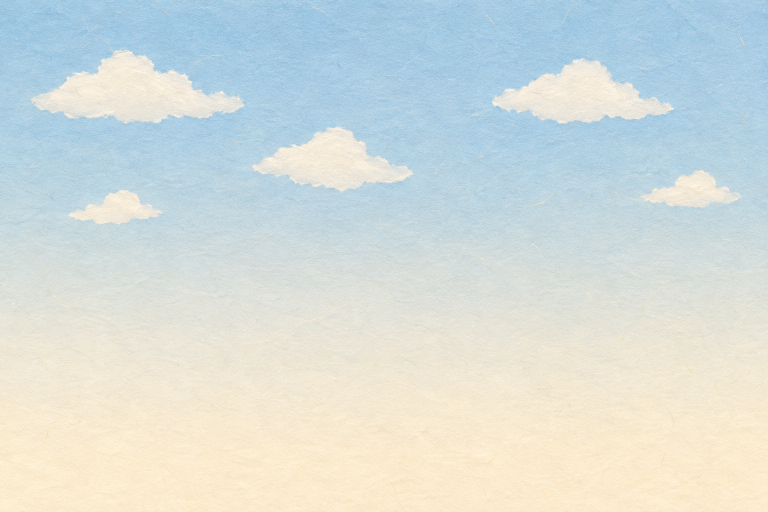
#> input picture assets/generated/bg-square-sky_v03.png, 1536 x 1024 px (shown at 1/2 size)
$ python build_fix1_art.py
#> lines starting #> are read from the running program, lines starting #| are printed output that depends on the picture; after the words box and inside, x2 and y2 are one past the last pixel; in counts of white or black regions, pixels touching at a corner belong together
### review/G5/shared_art/scripts/paperdraw.py
"""G5 共用美術：程式繪製的厚卡紙景片／道具小工具（image_gen 額度用完時的退路）。

- 平塗色塊＋紙纖維紋理：紋理取自 G2 正式景片 bg-square-sky_v03 的高頻亮度（同一種紙紋），乘在色塊上。
- 線條：暖深灰細線（#4E3E33），和角色、G2 景片同色系；不畫陰影、不畫方向光。
- 道具（角色會碰到的獨立紙片）外加一圈白色紙芯邊（同角色立牌）；景片不加白邊。
- 圖裡不放任何文字、數字、標誌。
"""
from pathlib import Path

import numpy as np
from PIL import Image, ImageDraw, ImageFilter
from scipy import ndimage

ROOT = Path(__file__).resolve().parents[4]
INK = (78, 62, 51, 255)
_TEX = None


def paper_tex(w, h):
    """紙紋乘數（約 0.94–1.06）；以 G2 天空景片的高頻亮度鏡射鋪滿。"""
    global _TEX
    if _TEX is None:
        sky = np.array(Image.open(ROOT / "assets/generated/bg-square-sky_v03.png").convert("L")).astype(np.float32)
        sky = sky[720:1010]                       # 地平線附近沒有雲的那一段（只要紙纖維）
        hp = sky - ndimage.gaussian_filter(sky, 2.5)
        _TEX = np.clip(hp / 255.0 * 1.8, -0.06, 0.06)
    t = _TEX
    th, tw = t.shape
    reps_y, reps_x = h // th + 2, w // tw + 2
    row = np.concatenate([t if i % 2 == 0 else t[:, ::-1] for i in range(reps_x)], 1)
    full = np.concatenate([row if j % 2 == 0 else row[::-1] for j in range(reps_y)], 0)
    return 1.0 + full[:h, :w]


class Sheet:
    def __init__(self, w, h, ss=2):
        self.w, self.h, self.ss = w, h, ss
        self.img = Image.new("RGBA", (w * ss, h * ss), (0, 0, 0, 0))
        self.d = ImageDraw.Draw(self.img)

    def S(self, pts):
        return [(x * self.ss, y * self.ss) for x, y in pts]

    def rect(self, x0, y0, x1, y1, fill, line=2.0, r=0):
        box = [x0 * self.ss, y0 * self.ss, x1 * self.ss, y1 * self.ss]
        if r:
            self.d.rounded_rectangle(box, r * self.ss, fill=fill, outline=INK if line else None, width=int(line * self.ss) if line else 0)
        else:
            self.d.rectangle(box, fill=fill, outline=INK if line else None, width=int(line * self.ss) if line else 0)

    # [5 lines left out: function poly, not called in this run]

    def ellipse(self, x0, y0, x1, y1, fill, line=2.0):
        self.d.ellipse([x0 * self.ss, y0 * self.ss, x1 * self.ss, y1 * self.ss], fill=fill, outline=INK if line else None,
                       width=int(line * self.ss) if line else 0)

    def line(self, pts, w=2.0, color=INK):
        self.d.line(self.S(pts), fill=color, width=max(1, int(w * self.ss)), joint="curve")

    # [8 lines left out: function hole, not called in this run]

    def finish(self, white_border=0, edge_dark=0.0, seed=0):
        im = self.img.resize((self.w, self.h), Image.LANCZOS)
        a = np.array(im).astype(np.float32)
        tex = paper_tex(self.w, self.h)
        a[..., :3] *= tex[..., None]
        if edge_dark:
            m = a[..., 3] > 128
            din = ndimage.distance_transform_edt(m)
            k = np.clip(1 - din / 5.0, 0, 1) * edge_dark
            a[..., :3] *= (1 - k[..., None])
        a = np.clip(a, 0, 255).astype(np.uint8)
        if white_border:
            m = a[..., 3] >= 128
            pad = white_border + 6
            big = np.zeros((self.h + 2 * pad, self.w + 2 * pad, 4), np.uint8)
            big[pad:pad + self.h, pad:pad + self.w] = a
            m2 = big[..., 3] >= 128
            dist = ndimage.distance_transform_edt(~m2)
            core = (dist > 0) & (dist <= white_border)
            ring = (dist > 0) & (dist <= white_border + 1.2)
            out = big.copy().astype(np.float32)
            wc = np.array([250, 246, 238], np.float32) * paper_tex(big.shape[1], big.shape[0])[..., None]
            out[ring, :3] = wc[ring]
            aa = np.clip(white_border + 1.2 - dist, 0, 1)
            out[..., 3] = np.where(m2, out[..., 3], aa * 255 * ring)
            # 白邊內側一圈深色細線（同角色立牌）
            dl = ndimage.distance_transform_edt(m2)
            line = m2 & (dl <= 2.2)
            out[line, :3] = out[line, :3] * 0.25 + np.array([70, 56, 46]) * 0.75
            a = np.clip(out, 0, 255).astype(np.uint8)
        return a


def save(a, path):
    path.parent.mkdir(parents=True, exist_ok=True)
    m = a[..., 3] > 0
    if m.any() and not m.all():
        _, (iy, ix) = ndimage.distance_transform_edt(~m, return_indices=True)
        a = a.copy()
        a[~m, :3] = a[iy[~m], ix[~m], :3]
    Image.fromarray(a, "RGBA").save(path, optimize=True)
    return path

### review/G5/a0/scripts/build_fix1_art.py
"""G5 修正第 1 輪（開場＋第一幕）：驗收指出的美術問題，程式繪製（不用 Codex 生圖）。

輸出：
  assets/final/sets/workshop_a0/stand_v02.png      空著的主燈底座（a0_c003「骨架不見了」看得出空位）：
                                                    圓木座＋淺色紙墊上一圈虛線印痕（骨架原本立在這裡）＋八個空插孔；比 v01 大、俯角更大
  assets/final/sets/square_a1/silbody_v02.png       窗內阿樂叔叔剪影（a1_c008）：同 v01 外形與裁切（尺寸不變），改成兩階深色剪影——
                                                    頭髮與圍裙最深、襯衫與皮膚次深（看得出圍裙與髮型；沒有五官、沒有操偶線）
  assets/final/sets/square_a1/silarm_v02.png        右臂（襯衫袖＋拳頭，次深色；轉軸同 v01）
  assets/final/sets/square_a1/silbamboo_v02.png     短竹條（v01 的一半長，不像長竿）
規則：圖裡沒有任何文字、數字、標誌。
"""
import json
import sys
from pathlib import Path

import numpy as np
from PIL import Image, ImageDraw
from scipy import ndimage

ROOT = Path(__file__).resolve().parents[4]
sys.path.insert(0, str(ROOT / "review/G5/shared_art/scripts"))
import paperdraw as P  # noqa: E402

OUT0 = ROOT / "assets/final/sets/workshop_a0"
OUT1 = ROOT / "assets/final/sets/square_a1"
DARK = np.array([38, 28, 26], np.float32)     # 頭髮、圍裙（窗光前最深）
MID = np.array([86, 66, 58], np.float32)      # 襯衫、皮膚、手臂


def stand():
    """空著的主燈底座 v02：圓木座（正面木紋帶）＋座面上的淺色紙墊；紙墊上一圈深色虛線印痕＝骨架原本立的位置，
    印痕上八個空插孔（深色），中間空空的。寬 1.2 世界單位。"""
    PP = 300
    W, H = int(1.2 * PP), int(0.5 * PP)
    s = P.Sheet(W, H)
#> in __init__, `self.img = Image.new("RGBA", (w * ss, h * ss), (0, 0, 0, 0))`: self.img: PIL image 720x300 RGBA; every value is 0
    top = (222, 182, 128, 255)
    side = (176, 128, 82, 255)
    mat = (246, 236, 214, 255)
    s.rect(16, H * 0.40, W - 16, H - 6, side, line=2.2, r=12)
    for x0 in range(46, W - 46, 52):                       # 正面木紋短線
        s.line([(x0, H * 0.72), (x0 + 24, H * 0.72)], 1.4, (138, 98, 62, 255))
    s.ellipse(10, 4, W - 10, H * 0.66, top, line=2.2)      # 座面
    s.ellipse(W * 0.14, H * 0.12, W * 0.86, H * 0.56, mat, line=1.6)   # 紙墊
    # 虛線印痕（骨架底圈原本壓在這裡）
    cx, cy, rx, ry = W / 2, H * 0.34, W * 0.27, H * 0.14
    n = 28
    for k in range(n):
        if k % 2:
            continue
        a0, a1 = 2 * np.pi * k / n, 2 * np.pi * (k + 0.75) / n
        pts = [(cx + rx * np.cos(a), cy + ry * np.sin(a)) for a in np.linspace(a0, a1, 6)]
        s.line(pts, 3.0, (120, 84, 56, 255))
    # 八個空插孔（骨架的竹篾原本插在這裡）
    for k in range(8):
        a = 2 * np.pi * (k + 0.5) / 8
        x, y = cx + rx * np.cos(a), cy + ry * np.sin(a)
        s.ellipse(x - 10, y - 5.5, x + 10, y + 5.5, (70, 48, 34, 255), line=1.0)
    # 兩小撮竹屑（剛被拿走的樣子）
    s.line([(W * 0.2, H * 0.47), (W * 0.25, H * 0.44)], 1.8, (200, 164, 100, 255))
    s.line([(W * 0.78, H * 0.45), (W * 0.83, H * 0.48)], 1.8, (200, 164, 100, 255))
    return s.finish(white_border=6), {"px_per_unit": PP, "note": "底邊中央為原點；座面中心約在高度 0.66（由下往上）"}


def silhouettes():
    """同 build_a01_art.silhouettes 的外形與裁切（尺寸、轉軸不變），顏色改成兩階：頭髮＋圍裙＝DARK，其他＝MID。"""
    src = np.array(Image.open(ROOT / "assets/generated/chr-ale_master_v02.png").convert("RGBA")).astype(np.float32)
    al = src[..., 3] > 128
    ys, xs = np.nonzero(al)
    top = ys.min()
    cut = int(top + 0.52 * (ys.max() - top))
    body = al[:cut].copy()
    xc = (xs.min() + xs.max()) / 2
    shoulder = int(top + 0.2 * (ys.max() - top))
    body[shoulder:, : int(xc - 0.21 * (xs.max() - xs.min()))] = False
    m = ndimage.binary_closing(body, iterations=3)
    r, g, b = src[:cut, :, 0], src[:cut, :, 1], src[:cut, :, 2]
    lum = 0.3 * r + 0.59 * g + 0.11 * b
    inner = ndimage.binary_erosion(m, iterations=14)          # 去掉貼紙白邊
    apron = inner & (b > r + 18) & (b > 60)
    apron = ndimage.binary_fill_holes(ndimage.binary_closing(apron, iterations=14)) & inner   # 口袋、工具、腰帶的空隙補滿
    hair = inner & (lum < 95) & (np.arange(cut)[:, None] < top + 0.16 * (ys.max() - top))
    dark = apron | hair
    dark = ndimage.binary_opening(dark, iterations=2)
    lab, nl = ndimage.label(dark)
    sizes = ndimage.sum(dark, lab, range(1, nl + 1))
    keep = np.isin(lab, [i + 1 for i, sz in enumerate(sizes) if sz > 2500])   # 眉毛、眼睛等小塊不要（沒有五官）
    dark = ndimage.binary_closing(keep, iterations=4) & m
    darkf = ndimage.gaussian_filter(dark.astype(np.float32), 1.6)
    yb, xb = np.nonzero(m)
    sl = (slice(yb.min(), yb.max() + 1), slice(xb.min(), xb.max() + 1))
    def pad(x):
        return np.pad(x[sl], 12)
    a = ndimage.gaussian_filter(pad(m).astype(np.float32), 2.2)
    d = pad(darkf)
    out = np.zeros(a.shape + (4,), np.float32)
    out[..., :3] = MID[None, None] * (1 - d[..., None]) + DARK[None, None] * d[..., None]
    out[..., 3] = np.clip(a * 1.15, 0, 1) * 255
    body_img = out.astype(np.uint8)

    def soft(mask, col, blur=2.2):
        aa = ndimage.gaussian_filter(mask.astype(np.float32), blur)
        o = np.zeros(mask.shape + (4,), np.float32)
        o[..., :3] = col
        o[..., 3] = np.clip(aa * 1.15, 0, 1) * 255
        return o.astype(np.uint8)
    S = 3
    arm = Image.new("L", (300 * S, 300 * S), 0)
    dr = ImageDraw.Draw(arm)
    sx, sy = 240 * S, 250 * S
    ex, ey = 150 * S, 160 * S
    hx, hy = 110 * S, 60 * S
    dr.line([(sx, sy), (ex, ey)], fill=255, width=46 * S)
    dr.line([(ex, ey), (hx, hy)], fill=255, width=38 * S)
    dr.ellipse([hx - 26 * S, hy - 26 * S, hx + 26 * S, hy + 26 * S], fill=255)
    dr.ellipse([sx - 24 * S, sy - 24 * S, sx + 24 * S, sy + 24 * S], fill=255)
    arm = arm.resize((300, 300), Image.LANCZOS)
    arm_img = soft(np.array(arm) > 128, MID)
    # 短竹條：v01 長 520 px → 260 px（約 0.5 世界單位），兩端圓
    bam = Image.new("L", (60 * S, 260 * S), 0)
    ImageDraw.Draw(bam).rounded_rectangle([20 * S, 4 * S, 40 * S, 256 * S], 9 * S, fill=255)
    bam = bam.resize((60, 260), Image.LANCZOS)
    bam_img = soft(np.array(bam) > 128, DARK, 1.4)
    return body_img, arm_img, bam_img, {"body_size_px": list(body_img.shape[1::-1]), "bamboo_size_px": [60, 260],
                                        "dark_ratio": round(float(dark.sum() / max(1, m.sum())), 3)}


def main():
    meta = {}
    a, m = stand()
#> in finish, `m = a[..., 3] >= 128`:
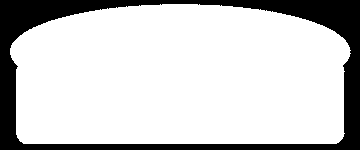
#> m: shape (150, 360) bool; 79.7% white; 1 black region, box (x1, y1, x2, y2) and area: (0, 0, 360, 150) 10943
#> in finish, `m2 = big[..., 3] >= 128`: m2: shape (174, 384) bool; 64.4% white; 1 black region, box (x1, y1, x2, y2) and area: (0, 0, 384, 174) 23759
#> in finish, `core = (dist > 0) & (dist <= white_border)`: core: shape (174, 384) bool; 8% white; 1 white region, box (x1, y1, x2, y2) and area: (16, 10, 369, 162) 5314
#> in finish, `ring = (dist > 0) & (dist <= white_border + 1.2)`: ring: shape (174, 384) bool; 9.4% white; 1 white region, box (x1, y1, x2, y2) and area: (15, 9, 370, 163) 6309
#> in finish, `out[ring, :3] = wc[ring]`: out: shape (174, 384, 4) float32; mean R, G, B, A 148.6, 127, 101.6, 165.1
#> in finish, `out[..., 3] = np.where(m2, out[..., 3], aa * 255 * ring)`: out: shape (174, 384, 4) float32; mean R, G, B, A 148.6, 127, 101.6, 185.7
#> in finish, `dl = ndimage.distance_transform_edt(m2)`:
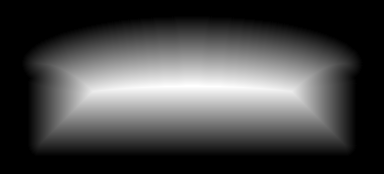
#> dl: shape (174, 384) float64; min 0, max 70, mean 19.2; drawn with min black and max white
#> in finish, `line = m2 & (dl <= 2.2)`:
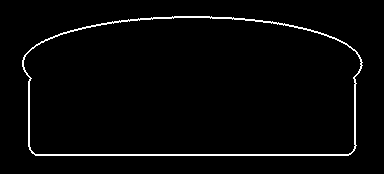
#> line: shape (174, 384) bool; 2.5% white in thin lines or dots, all inside (x1, y1, x2, y2) = (22, 16, 363, 156)
#> in finish, `out[line, :3] = out[line, :3] * 0.25 + np.array([70, 56, 46]) * 0.75`:
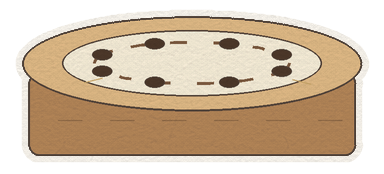
#> out: shape (174, 384, 4) float32; mean R, G, B, A 148.2, 126.6, 101.3, 185.7; transparent parts drawn white
#> m = {'px_per_unit': 300, 'note': '底邊中央為原點；座面中心約在高度 0.66（由下往上）'}
    P.save(a, OUT0 / "stand_v02.png")
#> in save, `m = a[..., 3] > 0`:
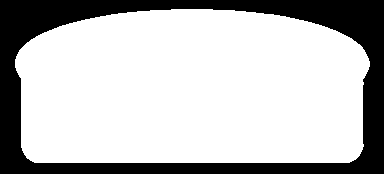
#> m: shape (174, 384) bool; 73.9% white; 1 black region, box (x1, y1, x2, y2) and area: (0, 0, 384, 174) 17450
#> in save, `_, (iy, ix) = ndimage.distance_transform_edt(~m, return_indices=True)`:
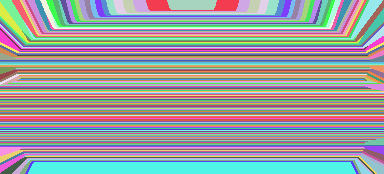
#> iy: shape (174, 384) int32; 154 distinct labels, from 9 to 162; one colour per label, 0 black
#> in save, `_, (iy, ix) = ndimage.distance_transform_edt(~m, return_indices=True)`:
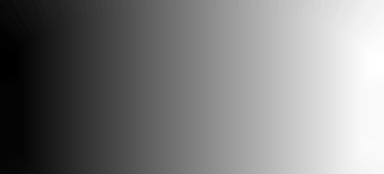
#> ix: shape (174, 384) int32; min 15, max 369, mean 191.5; drawn with min black and max white
    meta["assets/final/sets/workshop_a0/stand_v02.png"] = {**m, "size": list(a.shape[1::-1])}
    b, ar, bm, m2 = silhouettes()
    for name, img in (("silbody", b), ("silarm", ar), ("silbamboo", bm)):
        P.save(img, OUT1 / f"{name}_v02.png")
    meta["assets/final/sets/square_a1/sil*_v02.png"] = m2
    for k, v in meta.items():
        print(k, v)
    mp = ROOT / "review/G5/a0/scripts/build_a01_art_meta.json"
    old = json.loads(mp.read_text()) if mp.exists() else {}
    old.update(meta)
    mp.write_text(json.dumps(old, ensure_ascii=False, indent=1, default=lambda o: o.item() if hasattr(o, "item") else str(o)))


if __name__ == "__main__":
#> (the run stopped early here; a loop or call above may not have finished)
